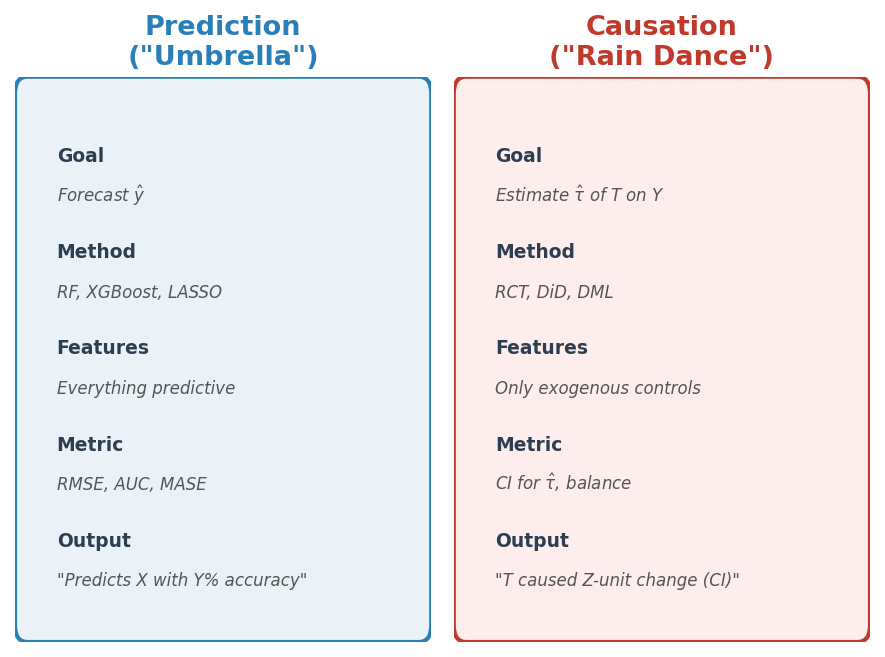

Reproduce this figure in Python.
"""Figure 4: Prediction vs Causation comparison — side-by-side framework."""
import matplotlib.pyplot as plt
import matplotlib.patches as mpatches

fig, (ax1, ax2) = plt.subplots(1, 2, figsize=(6, 4.5))

# Prediction side
pred_items = [
    ('Goal', 'Forecast $\\hat{y}$'),
    ('Method', 'RF, XGBoost, LASSO'),
    ('Features', 'Everything predictive'),
    ('Metric', 'RMSE, AUC, MASE'),
    ('Output', '"Predicts X with Y% accuracy"'),
]

ax1.set_xlim(0, 10)
ax1.set_ylim(0, 10)
ax1.set_title('Prediction\n("Umbrella")', fontsize=13, fontweight='bold', color='#2980b9')
ax1.add_patch(mpatches.FancyBboxPatch((0.3, 0.3), 9.4, 9.4, boxstyle='round,pad=0.3',
              facecolor='#eaf2f8', edgecolor='#2980b9', linewidth=2))

for i, (label, value) in enumerate(pred_items):
    y = 8.5 - i * 1.7
    ax1.text(1, y, label, fontsize=9, fontweight='bold', color='#2c3e50')
    ax1.text(1, y - 0.7, value, fontsize=8, color='#555', style='italic')

ax1.axis('off')

# Causation side
causal_items = [
    ('Goal', 'Estimate $\\hat{\\tau}$ of T on Y'),
    ('Method', 'RCT, DiD, DML'),
    ('Features', 'Only exogenous controls'),
    ('Metric', 'CI for $\\hat{\\tau}$, balance'),
    ('Output', '"T caused Z-unit change (CI)"'),
]

ax2.set_xlim(0, 10)
ax2.set_ylim(0, 10)
ax2.set_title('Causation\n("Rain Dance")', fontsize=13, fontweight='bold', color='#c0392b')
ax2.add_patch(mpatches.FancyBboxPatch((0.3, 0.3), 9.4, 9.4, boxstyle='round,pad=0.3',
              facecolor='#fdedec', edgecolor='#c0392b', linewidth=2))

for i, (label, value) in enumerate(causal_items):
    y = 8.5 - i * 1.7
    ax2.text(1, y, label, fontsize=9, fontweight='bold', color='#2c3e50')
    ax2.text(1, y - 0.7, value, fontsize=8, color='#555', style='italic')

ax2.axis('off')

plt.tight_layout()
plt.savefig('figure_004_pred-vs-causal.png', dpi=150, bbox_inches='tight',
            facecolor='white', edgecolor='none')
print('OK: figure_004_pred-vs-causal.png')
